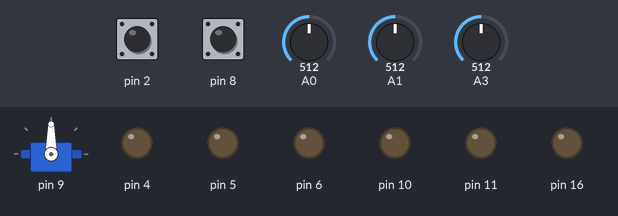
Bench run of a sketch on a simulated Arduino Uno, built with avr-gcc and run on an emulated ATmega328P. Parts: servo, output pins drawn as LEDs (lit = HIGH). Dashed ring = blinking. The test bench sets the inputs (shaded band); at power-on: pin 2 HIGH, A1 = 512, pin 8 HIGH, A0 = 512, A3 = 512. What the sketch prints to the serial monitor is not drawn.

Above: at 2.7 s.
2.8 s: pin 2 pulled LOW for 0.15 s
At 3.05 s:
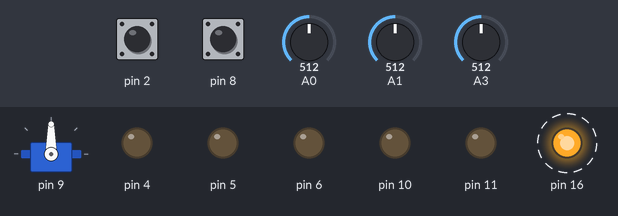
5.8 s: A1 set to 497
At 6.2 s:
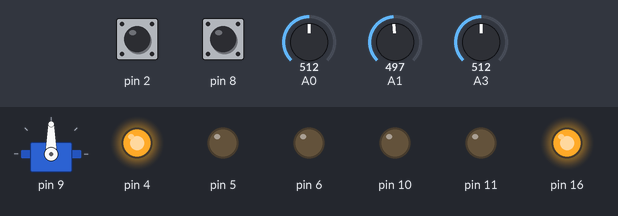
7.3 s: pin 2 pulled LOW for 1 s
At 8.96 s:
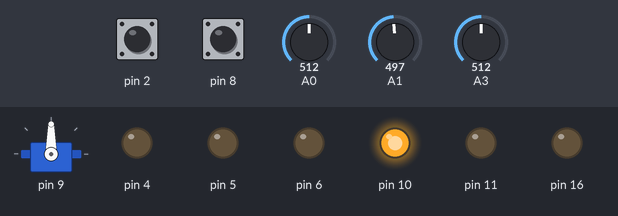
10.3 s: pin 2 pulled LOW for 1 s
At 11.09 s:
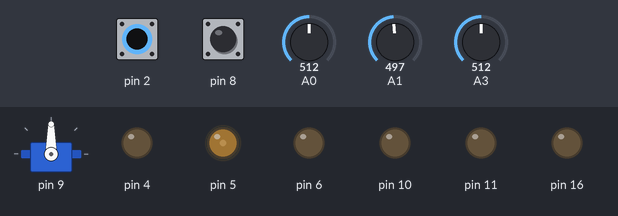
13.3 s: pin 2 pulled LOW for 3.2 s
At 16.18 s:
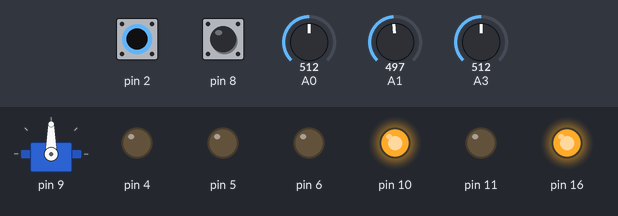
18.0 s: pin 2 pulled LOW for 3.2 s
At 20.97 s:
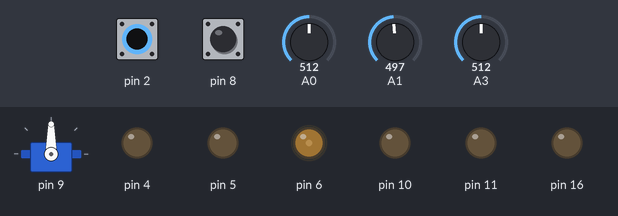
Timing chart, 0 to 23.7 s (numbered marks = the images above; inputs shaded):
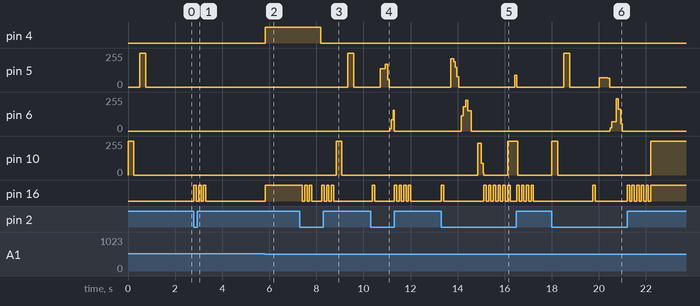

Measured:
- the behaviour switches between 512 and 511 on A1 (found by bisection; images 1 and 2)
- after the input at 2.8 s, pin 16: alternates HIGH for 0.10 s and LOW for 0.10 s, 6 changes in all, then stays LOW, starting at once
- after the input at 5.8 s, pin 4, pin 16: LOW → HIGH at once
- after the input at 7.3 s, pin 4: HIGH → LOW after 0.88 s; pin 5: 0/255 → 255/255 after 2.0 s, → 0/255 0.25 s later; pin 10: 0/255 → 255/255 after 1.5 s, → 0/255 0.25 s later; pin 16: HIGH → LOW after 0.10 s, → HIGH 0.10 s later, → LOW 0.10 s later, → HIGH 0.10 s later, … (11 changes in this stretch)
- after the input at 10.3 s, pin 5: 0/255 → 136/255 after 0.41 s, → 171/255 0.21 s later, → 53/255 0.12 s later, → 0/255 0.06 s later; pin 6: 0/255 → 16/255 after 0.81 s, → 85/255 0.08 s later, → 0/255 0.08 s later; pin 16: goes HIGH 0.10 s, LOW 0.83 s, 3 × (HIGH 0.10 s, LOW 0.10 s), HIGH 0.10 s, then LOW, starting after 0.08 s
- after the input at 13.3 s, pin 16: LOW → HIGH at once, → LOW 0.10 s later, → HIGH 1.7 s later, → LOW 0.10 s later, … (22 changes in this stretch)
- after the input at 18.0 s, pin 6: 0/255 → 68/255 after 2.5 s, → 241/255 0.28 s later, → 165/255 0.08 s later, → 0/255 0.11 s later; pin 10: 0/255 → 255/255 at once, → 0/255 0.25 s later, → 255/255 4.0 s later; pin 16: goes HIGH 0.10 s, LOW 1.4 s, 5 × (HIGH 0.10 s, LOW 0.10 s), then HIGH, starting after 1.7 s

The sketch:

Surfboard_v1.0-BETA.ino
```cpp
#include <Arduino.h>

#include <EEPROM.h>
#include <DHT.h>
#include <IRremote.h>
#include <NewPing.h>
#include <Servo.h>
#include <DS1307RTC.h>
#include <Time.h>
#include <Wire.h>

#include <SurfThing.h>
#include <IoTSurfboard.h>

void setup() {
  board.setup();

  system.add("transistor",DIGITAL,      11);
  system.add("red",       DIGITAL,      10);
  system.add("green",     PWM,      6);
  system.add("blue",      PWM,      5);
  system.add("relay",     DIGITAL,  4);
  system.add("speaker",   DIGITAL,  16);//A2
  system.add("alcohol",   ANALOG,   0);
  system.add("pot",       ANALOG,   1);
  system.add("light",     ANALOG,   3);
  system.add("servo",     CUSTOM,   servo1, false);
  system.add("distance",  CUSTOM,   distance, true);
  system.add("clock",     CUSTOM,   rtc, true);
  system.add("temp",      CUSTOM,   temperature, true);
  system.add("humidity",  CUSTOM,   humidity, true);

  system.mode(1, colors);
  system.mode(2, light);
  system.mode(3, temperature_test);
  system.mode(4, humidity_test);
  system.mode(5, alcohol_test);
  system.start();
}

void loop() {
    system.loop();
}
```

Modes.ino
```cpp
#include <Arduino.h>

void colors() {
  for (int x = 0; x <= 255; x++) {
    analogWrite(5, x);
    system.wait(10);
  }
  for (int x = 255; x >= 0; x--) {
    analogWrite(5, x);
    system.wait(10);
  }
  for (int x = 0; x <= 255; x++) {
    analogWrite(6, x);
    system.wait(10);
  }
  for (int x = 255; x >= 0; x--) {
    analogWrite(6, x);
    system.wait(10);
  }
  for (int x = 0; x <= 255; x++) {
    analogWrite(10, x);
    system.wait(10);
  }
  for (int x = 255; x >= 0; x--) {
    analogWrite(10, x);
    system.wait(10);
  }
}
void light() {
  board.speaker(board.light()>board.potenciometer());
  board.relay(board.light()>board.potenciometer());
  Serial.print("Light: ");
  Serial.print(board.light());
  Serial.print("   Potenciometer: ");
  Serial.println(board.potenciometer());
  system.wait(200);
}
void temperature_test() {
  int t = map(board.potenciometer(),0, 1023, 5, 40);
  board.speaker(board.temperatureC()>t);
  board.relay(board.temperatureC()>t);
  Serial.print("Temperature: ");
  Serial.print(board.temperature());
  Serial.print("   Potenciometer: ");
  Serial.print(board.potenciometer());
  Serial.print("   Proportional: ");
  Serial.println(t);
  system.wait(200);
}
void humidity_test() {
  int t = map(board.potenciometer(),0, 1023, 0, 100);
  board.speaker(board.humidity()>t);
  board.relay(board.humidity()>t);
  Serial.print("Humidity: ");
  Serial.print(board.humidity());
  Serial.print("   Potenciometer: ");
  Serial.print(board.potenciometer());
  Serial.print("   Proportional: ");
  Serial.println(t);
  system.wait(200);
}

void alcohol_test() {
  board.rgb(0,255,0);
  if(board.alcohol()<=150) {
    board.printJSON("alcohol","alcohol not detected, you are clean!");
  }
  if(board.alcohol()>150 && board.alcohol()<300) {
   board.rgb(0,0,255);
  }
  else if(board.alcohol()>300 && board.alcohol()<500) {
    board.rgb(255,0,0);
  }
  else if(board.alcohol()>500) {
    board.speaker(1);
    board.rgb(255,0,0);
  }
  board.printJSON("alcohol",board.alcohol());
  system.wait(500);

}
```
